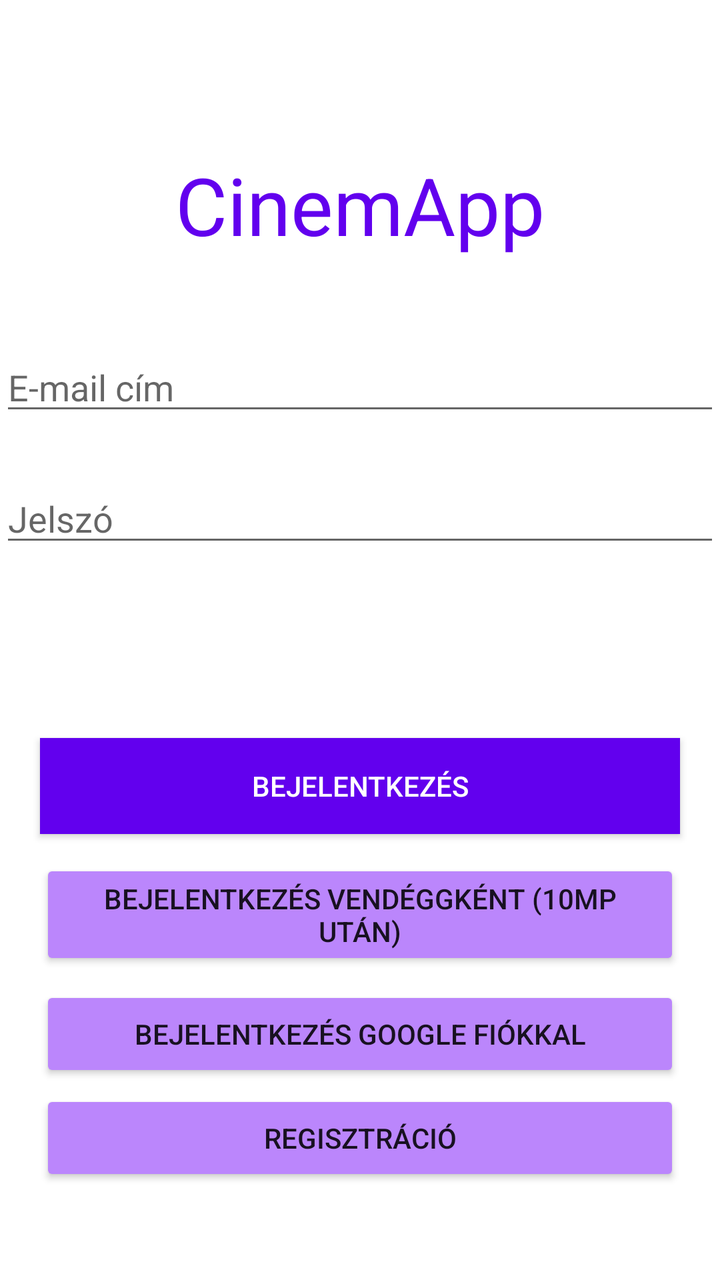
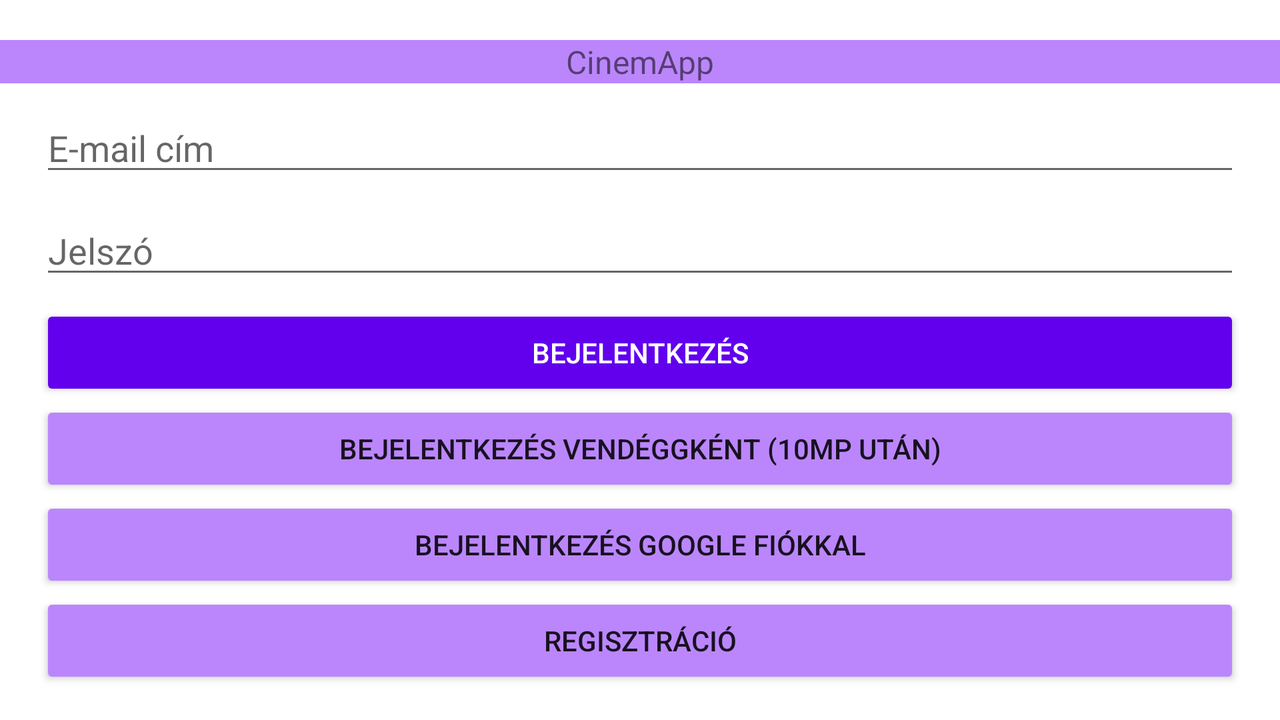

Compare how this app lays out the same screen by default and in its alternative resource folder. The renders come first, then the two layout files and the values they reference.
<!-- AndroidManifest.xml: application theme Theme.CinemApp -->
<!-- res/layout/activity_main.xml -->
<?xml version="1.0" encoding="utf-8"?>
<androidx.constraintlayout.widget.ConstraintLayout xmlns:android="http://schemas.android.com/apk/res/android"
    xmlns:app="http://schemas.android.com/apk/res-auto"
    xmlns:tools="http://schemas.android.com/tools"
    android:layout_width="match_parent"
    android:layout_height="match_parent"
    tools:context=".MainActivity"
    android:background="@color/white">

    <TextView
        android:id="@+id/LogintextView"
        android:layout_width="match_parent"
        android:layout_height="wrap_content"
        android:ems="25"
        android:text="@string/welcome"
        android:textAlignment="center"
        android:textSize="40sp"
        android:textColor="@color/purple_500"
        app:layout_constraintBottom_toBottomOf="parent"
        app:layout_constraintEnd_toEndOf="parent"
        app:layout_constraintHorizontal_bias="1.0"
        app:layout_constraintStart_toStartOf="parent"
        app:layout_constraintTop_toTopOf="parent"
        app:layout_constraintVertical_bias="0.129" />

    <EditText
        android:id="@+id/emailEditText"
        android:layout_width="match_parent"
        android:layout_height="wrap_content"
        android:ems="12"
        android:hint="@string/email"
        android:inputType="textEmailAddress"
        app:layout_constraintBottom_toBottomOf="parent"
        app:layout_constraintTop_toTopOf="parent"
        app:layout_constraintVertical_bias="0.286"
        tools:layout_editor_absoluteX="0dp" />

    <EditText
        android:id="@+id/passwordEditText"
        android:layout_width="match_parent"
        android:layout_height="wrap_content"
        android:ems="12"
        android:hint="@string/password"
        android:inputType="textPassword"
        android:textColorHighlight="#000000"
        android:textColorLink="#000000"
        app:layout_constraintBottom_toBottomOf="parent"
        app:layout_constraintEnd_toEndOf="parent"
        app:layout_constraintTop_toBottomOf="@+id/emailEditText"
        app:layout_constraintVertical_bias="0.063" />

    <Button
        android:id="@+id/loginButton"
        android:layout_width="0dp"
        android:layout_height="wrap_content"
        android:layout_marginLeft="20dp"
        android:layout_marginRight="20dp"
        android:background="@color/purple_500"
        android:onClick="login"
        android:text="@string/login"
        android:textColor="@color/white"
        app:layout_constraintBottom_toBottomOf="parent"
        app:layout_constraintEnd_toEndOf="parent"
        app:layout_constraintHorizontal_bias="1.0"
        app:layout_constraintStart_toStartOf="parent"
        app:layout_constraintTop_toBottomOf="@+id/passwordEditText"
        app:layout_constraintVertical_bias="0.289" />

    <Button
        android:id="@+id/guestLoginButton"
        android:layout_width="0dp"
        android:layout_height="wrap_content"
        android:backgroundTint="@color/purple_200"
        android:layout_marginLeft="20dp"
        android:layout_marginRight="20dp"
        android:onClick="loginAsGuest"
        android:text="@string/loginasguest"
        app:layout_constraintBottom_toBottomOf="parent"
        app:layout_constraintEnd_toEndOf="parent"
        app:layout_constraintHorizontal_bias="0.0"
        app:layout_constraintStart_toStartOf="parent"
        app:layout_constraintTop_toBottomOf="@+id/loginButton"
        app:layout_constraintVertical_bias="0.076"/>
    <Button
        android:id="@+id/googleLoginButton"
        android:layout_width="0dp"
        android:layout_height="wrap_content"
        android:backgroundTint="@color/purple_200"
        android:layout_marginLeft="20dp"
        android:layout_marginRight="20dp"
        android:onClick="loginWithGoogle"
        android:text="@string/login_google"
        app:layout_constraintBottom_toBottomOf="parent"
        app:layout_constraintEnd_toEndOf="parent"
        app:layout_constraintHorizontal_bias="0.0"
        app:layout_constraintStart_toStartOf="parent"
        app:layout_constraintTop_toBottomOf="@+id/guestLoginButton"
        app:layout_constraintVertical_bias="0.076" />

    <Button
        android:id="@+id/registerButton"
        android:layout_width="0dp"
        android:layout_height="wrap_content"
        android:backgroundTint="@color/purple_200"
        android:layout_marginLeft="20dp"
        android:layout_marginRight="20dp"
        android:onClick="registration"
        android:text="@string/registration"
        app:layout_constraintBottom_toBottomOf="parent"
        app:layout_constraintEnd_toEndOf="parent"
        app:layout_constraintHorizontal_bias="0.0"
        app:layout_constraintStart_toStartOf="parent"
        app:layout_constraintTop_toBottomOf="@+id/googleLoginButton"
        app:layout_constraintVertical_bias="0.076"
        />


</androidx.constraintlayout.widget.ConstraintLayout>
<!-- resources referenced by this layout -->
<resources>
  <color name="purple_200">#FFBB86FC</color>
  <color name="purple_500">#FF6200EE</color>
  <color name="white">#FFFFFFFF</color>
  <string name="email">E-mail cím</string>
  <string name="login">Bejelentkezés</string>
  <string name="login_google">Bejelentkezés Google fiókkal</string>
  <string name="loginasguest">Bejelentkezés vendéggként (10mp után)</string>
  <string name="password">Jelszó</string>
  <string name="registration">Regisztráció</string>
  <string name="welcome">CinemApp</string>
  <style name="Theme.CinemApp" parent="Theme.MaterialComponents.DayNight.DarkActionBar">
          
          <item name="colorPrimary">@color/purple_500</item>
          <item name="colorPrimaryVariant">@color/purple_700</item>
          <item name="colorOnPrimary">@color/white</item>
          
          <item name="colorSecondary">@color/teal_200</item>
          <item name="colorSecondaryVariant">@color/teal_700</item>
          <item name="colorOnSecondary">@color/black</item>
          
          <item name="android:statusBarColor" tools:targetApi="l">?attr/colorPrimaryVariant</item>
          
      </style>
  <color name="purple_700">#FF3700B3</color>
  <color name="teal_200">#FF03DAC5</color>
  <color name="teal_700">#FF018786</color>
  <color name="black">#FF000000</color>
</resources>
<!-- res/layout-land/activity_main.xml (the author's variant of the layout above) -->
<!-- drawn on the phone turned sideways -->
<?xml version="1.0" encoding="utf-8"?>
<ScrollView
    xmlns:android="http://schemas.android.com/apk/res/android"
    xmlns:tools="http://schemas.android.com/tools"
    android:layout_width="fill_parent"
    android:layout_height="fill_parent"
    android:fillViewport="true">
    <LinearLayout
        android:layout_width="match_parent"
        android:layout_height="wrap_content"
        android:orientation="vertical"
        tools:context=".MainActivity">

        <TextView
            android:id="@+id/logintextView"
            android:layout_width="match_parent"
            android:layout_height="wrap_content"
            android:layout_marginTop="20dp"
            android:background="@color/purple_200"
            android:text="@string/welcome"
            android:textAlignment="center"
            android:textSize="16sp" />

        <EditText
            android:id="@+id/emailEditText"
            android:layout_width="match_parent"
            android:layout_height="wrap_content"
            android:layout_marginTop="10dp"
            android:layout_marginLeft="20dp"
            android:layout_marginRight="20dp"
            android:ems="12"
            android:hint="@string/email"
            android:inputType="textEmailAddress"
            />

        <EditText
            android:id="@+id/passwordEditText"
            android:layout_width="match_parent"
            android:layout_height="wrap_content"
            android:layout_marginTop="10dp"
            android:ems="12"
            android:layout_marginLeft="20dp"
            android:layout_marginRight="20dp"
            android:hint="@string/password"
            android:inputType="textPassword"
            />

        <Button
            android:id="@+id/loginButton"
            android:layout_width="match_parent"
            android:layout_height="wrap_content"
            android:layout_marginTop="8dp"
            android:backgroundTint="@color/purple_500"
            android:textColor="@color/white"
            android:layout_marginLeft="20dp"
            android:layout_marginRight="20dp"
            android:onClick="login"
            android:text="@string/login"/>
        <Button
            android:id="@+id/guestLoginButton"
            android:layout_width="match_parent"
            android:layout_height="wrap_content"
            android:backgroundTint="@color/purple_200"
            android:layout_marginLeft="20dp"
            android:layout_marginRight="20dp"
            android:onClick="loginAsGuest"
            android:text="@string/loginasguest"
            />
        <Button
            android:id="@+id/googleLoginButton"
            android:layout_width="match_parent"
            android:layout_height="wrap_content"
            android:backgroundTint="@color/purple_200"
            android:layout_marginLeft="20dp"
            android:layout_marginRight="20dp"
            android:onClick="loginWithGoogle"
            android:text="@string/login_google"
            />

        <Button
            android:id="@+id/registerButton"
            android:layout_width="match_parent"
            android:layout_height="wrap_content"
            android:backgroundTint="@color/purple_200"
            android:onClick="registration"
            android:text="@string/registration"
            android:layout_marginLeft="20dp"
            android:layout_marginRight="20dp"/>


    </LinearLayout>
</ScrollView>
